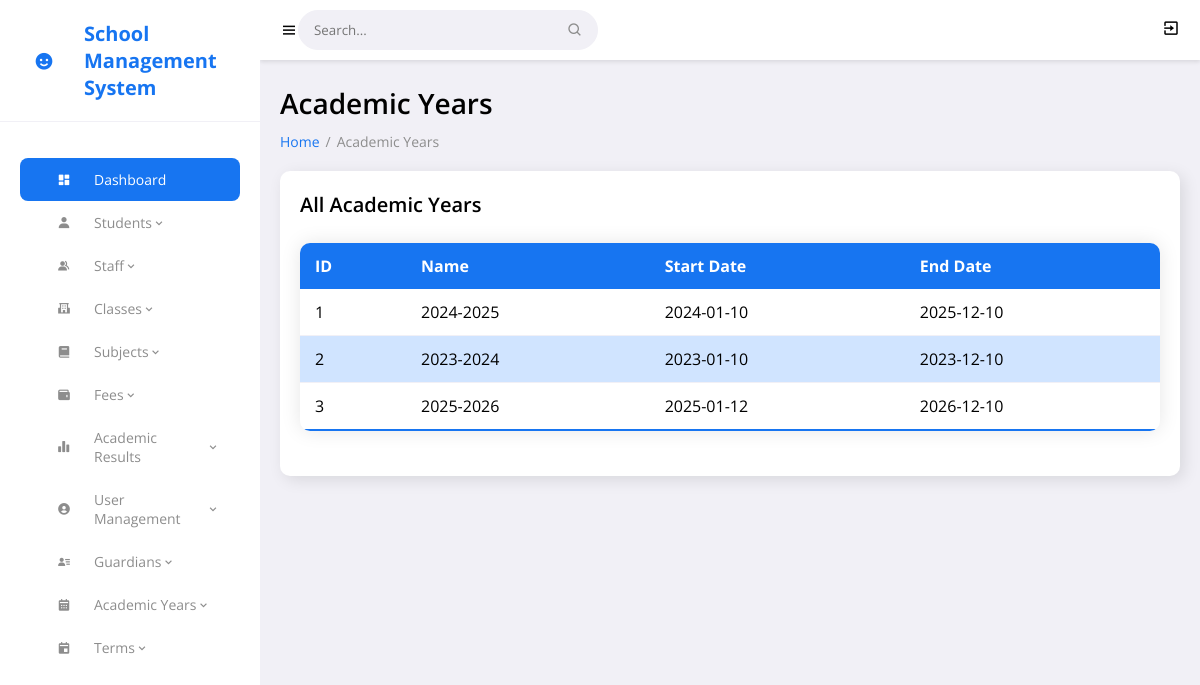
Page /academic_years_view.php (signed in) on the committed database.
### tables this page shows
CREATE TABLE `academic_years` (
  `academic_year_id` int(11) NOT NULL,
  `name` varchar(9) NOT NULL,
  `start_date` date NOT NULL,
  `end_date` date NOT NULL
);

### academic_years_view.php (the view, shortened to what this page needs)
<?php
include 'config.php';
$academicYears = $conn->query("SELECT academic_year_id, name, start_date, end_date FROM academic_years");
?>
<!DOCTYPE html>
<html lang="en">
<head>
	<link href='https://unpkg.com/boxicons@2.0.9/css/boxicons.min.css' rel='stylesheet'>
	<link rel="stylesheet" href="css/style.css">
</head>
<body>
	<?php include 'includes/sidebar.php'; ?>
	<section id="content">
		<?php include 'includes/navbar.php'; ?>
		<main>
			<h1 class="title">Academic Years</h1>
			<ul class="breadcrumbs">
				<li><a href="admin_dashboard.php">Home</a></li>
				<li class="divider">/</li>
				<li><a href="#" class="active">Academic Years</a></li>
			</ul>
			<div class="data">
				<div class="content-data">
					<div class="head">
						<h3>All Academic Years</h3>
					</div>
					<table class="styled-table">
						<thead>
							<tr>
								<th>ID</th>
								<th>Name</th>
								<th>Start Date</th>
								<th>End Date</th>
							</tr>
						</thead>
						<tbody>
							<?php while ($row = $academicYears->fetch_assoc()): ?>
								<tr>
									<td><?php echo $row['academic_year_id']; ?></td>
									<td><?php echo $row['name']; ?></td>
									<td><?php echo $row['start_date']; ?></td>
									<td><?php echo $row['end_date']; ?></td>
								</tr>
							<?php endwhile; ?>
						</tbody>
					</table>
				</div>
			</div>
		</main>
	</section>
</body>
</html>

### css/style.css (style rules this page uses)
* { font-family: 'Open Sans', sans-serif; margin: 0; padding: 0; box-sizing: border-box; }
:root { --grey: #F1F0F6; --dark-grey: #8D8D8D; --light: #fff; --dark: #000; --green: #81D43A; --light-green: #E3FFCB; --blue: #1775F1; --light-blue: #D0E4FF; --dark-blue: #0C5FCD; --red: #FC3B56; }
html { overflow-x: hidden; }
body { background: var(--grey); overflow-x: hidden; }
a { text-decoration: none; }
li { list-style: none; }
#content { position: relative; width: calc(100% - 260px); left: 260px; transition: all .3s ease; }
main { width: 100%; padding: 24px 20px 20px 20px; }
main .title { font-size: 28px; font-weight: 600; margin-bottom: 10px; }
main .breadcrumbs { display: flex; grid-gap: 6px; }
main .breadcrumbs li, main .breadcrumbs li a { font-size: 14px; }
main .breadcrumbs li a { color: var(--blue); }
main .breadcrumbs li a.active, main .breadcrumbs li.divider { color: var(--dark-grey); pointer-events: none; }
main .data { display: flex; grid-gap: 20px; margin-top: 20px; flex-wrap: wrap; }
main .data .content-data { flex-grow: 1; flex-basis: 400px; padding: 20px; background: var(--light); border-radius: 10px; box-shadow: 4px 4px 16px rgba(0, 0, 0, .1); }
main .content-data .head { display: flex; justify-content: space-between; align-items: center; margin-bottom: 24px; }
main .content-data .head h3 { font-size: 20px; font-weight: 600; }
.styled-table { width: 100%; border-collapse: collapse; margin: 25px 0; font-size: 16px; font-family: 'Open Sans', sans-serif; box-shadow: 0 0 20px rgba(0, 0, 0, 0.1); border-radius: 10px; overflow: hidden; }
.styled-table thead tr { background-color: var(--blue); color: var(--light); text-align: left; font-weight: bold; }
.styled-table th, .styled-table td { padding: 12px 15px; }
.styled-table tbody tr { border-bottom: 1px solid var(--grey); }
.styled-table tbody tr:nth-of-type(even) { background-color: var(--light-blue); }
.styled-table tbody tr:last-of-type { border-bottom: 2px solid var(--blue); }
.styled-table tbody td { transition: all 0.3s ease; }

### rows in the picture
academic_years: academic_year_id "1", name "2024-2025", start_date "2024-01-10", end_date "2025-12-10"
academic_years: academic_year_id "2", name "2023-2024", start_date "2023-01-10", end_date "2023-12-10"
academic_years: academic_year_id "3", name "2025-2026", start_date "2025-01-12", end_date "2026-12-10"
